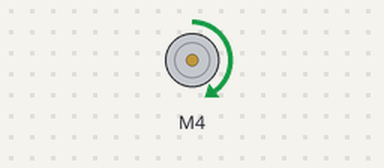
A sketch run on a simulated Arduino Uno, built with avr-gcc and run on an emulated ATmega328P. Parts: DC motor (green arrow = forward, orange = backward, longer = faster).

Above: at 1.0 s.
At 3.5 s:
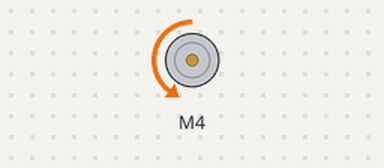
At 7.0 s:
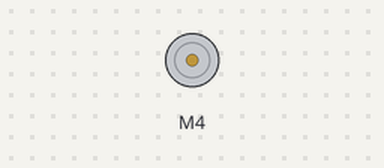
Timing chart, 0 to 12.4 s (numbered marks = the images above):
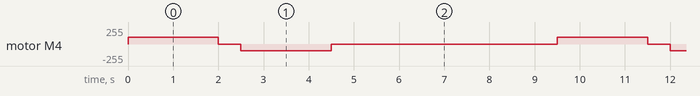

The sketch:

hiHand.ino
```cpp
#include <AFMotor.h>

// Create an instance of AF_DCMotor for M4 (elbow motor)
AF_DCMotor motor4(4); // M4 is connected to port 4 on the motor shield

void setup() {
  // Set initial motor state
  motor4.setSpeed(100); // Set initial speed (0-255)
}

void loop() {
  // Call the hi function once
  hi();
  delay(5000); // Wait for 5 seconds before repeating (not necessary for one-time use)
}

// Function to simulate the "hi" gesture (move to 160 degrees and return)
void hi() {
  int speed = 100;    // Slow speed for smooth movement (range 0-255)
  int duration = 2000; // Duration for the waving motion in milliseconds

  // Move the elbow motor to 160 degrees (raising the arm)
  motor4.setSpeed(speed);
  motor4.run(FORWARD); // Move the motor forward
  delay(duration);     // Keep the motor running for the desired duration

  // Pause at 160 degrees for a moment
  motor4.run(RELEASE); // Stop the motor
  delay(500);          // Pause for 0.5 seconds

  // Move the elbow motor back to the starting position (normal position)
  motor4.run(BACKWARD); // Reverse the motor direction
  delay(duration);      // Keep the motor running to return to the normal position

  // Stop the motor after completing the motion
  motor4.run(RELEASE);
}
```

Measured:
- by itself, motor M4: repeats every 9.5 s: stopped 0.50 s, backward 100/255 2.0 s, stopped 5.0 s, forward 100/255 2.0 s
